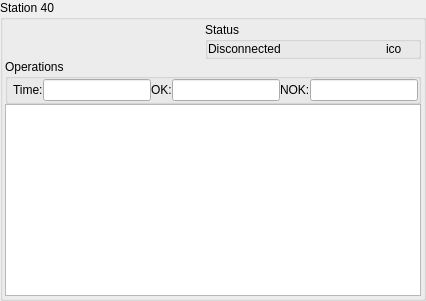
           <widget class="QGroupBox" name="groupBoxSt40">
            <property name="minimumSize">
             <size>
              <width>360</width>
              <height>200</height>
             </size>
            </property>
            <property name="maximumSize">
             <size>
              <width>16777215</width>
              <height>16777215</height>
             </size>
            </property>
            <property name="title">
             <string>Station 40</string>
            </property>
            <layout class="QGridLayout" name="gridLayout_5">
             <property name="leftMargin">
              <number>2</number>
             </property>
             <property name="topMargin">
              <number>2</number>
             </property>
             <property name="rightMargin">
              <number>2</number>
             </property>
             <property name="bottomMargin">
              <number>2</number>
             </property>
             <property name="spacing">
              <number>0</number>
             </property>
             <item row="0" column="0">
              <layout class="QGridLayout" name="gridLayoutSt40">
               <property name="spacing">
                <number>0</number>
               </property>
               <item row="0" column="1">
                <widget class="QGroupBox" name="groupBoxSt40Status">
                 <property name="title">
                  <string>Status</string>
                 </property>
                 <property name="flat">
                  <bool>true</bool>
                 </property>
                 <layout class="QHBoxLayout" name="horizontalLayout_11">
                  <property name="spacing">
                   <number>0</number>
                  </property>
                  <property name="leftMargin">
                   <number>0</number>
                  </property>
                  <property name="topMargin">
                   <number>0</number>
                  </property>
                  <property name="rightMargin">
                   <number>0</number>
                  </property>
                  <property name="bottomMargin">
                   <number>0</number>
                  </property>
                  <item>
                   <widget class="QLabel" name="labelSt40Status">
                    <property name="text">
                     <string>Disconnected</string>
                    </property>
                   </widget>
                  </item>
                  <item>
                   <widget class="QLabel" name="labelSt40Ico">
                    <property name="maximumSize">
                     <size>
                      <width>32</width>
                      <height>32</height>
                     </size>
                    </property>
                    <property name="text">
                     <string>ico</string>
                    </property>
                   </widget>
                  </item>
                 </layout>
                </widget>
               </item>
               <item row="0" column="0">
                <spacer name="horizontalSpacerSt40">
                 <property name="orientation">
                  <enum>Qt::Horizontal</enum>
                 </property>
                 <property name="sizeType">
                  <enum>QSizePolicy::Maximum</enum>
                 </property>
                 <property name="sizeHint" stdset="0">
                  <size>
                   <width>200</width>
                   <height>20</height>
                  </size>
                 </property>
                </spacer>
               </item>
              </layout>
             </item>
             <item row="1" column="0">
              <widget class="QGroupBox" name="groupBoxSt40_2">
               <property name="title">
                <string>Operations</string>
               </property>
               <property name="flat">
                <bool>true</bool>
               </property>
               <layout class="QHBoxLayout" name="horizontalLayout_12">
                <property name="spacing">
                 <number>0</number>
                </property>
                <property name="leftMargin">
                 <number>5</number>
                </property>
                <property name="topMargin">
                 <number>0</number>
                </property>
                <property name="rightMargin">
                 <number>0</number>
                </property>
                <property name="bottomMargin">
                 <number>0</number>
                </property>
                <item>
                 <widget class="QLabel" name="staticSt40Time">
                  <property name="text">
                   <string>Time:</string>
                  </property>
                 </widget>
                </item>
                <item>
                 <widget class="QLineEdit" name="lineEditSt40Time">
                  <property name="readOnly">
                   <bool>true</bool>
                  </property>
                 </widget>
                </item>
                <item>
                 <widget class="QLabel" name="staticSt40Ok">
                  <property name="text">
                   <string>OK:</string>
                  </property>
                 </widget>
                </item>
                <item>
                 <widget class="QLineEdit" name="lineEditSt40Ok">
                  <property name="readOnly">
                   <bool>true</bool>
                  </property>
                 </widget>
                </item>
                <item>
                 <widget class="QLabel" name="staticSt40Nok">
                  <property name="text">
                   <string>NOK:</string>
                  </property>
                 </widget>
                </item>
                <item>
                 <widget class="QLineEdit" name="lineEditSt40Nok">
                  <property name="readOnly">
                   <bool>true</bool>
                  </property>
                 </widget>
                </item>
               </layout>
              </widget>
             </item>
             <item row="2" column="0">
              <widget class="QPlainTextEdit" name="plainTextEditSt40">
               <property name="layoutDirection">
                <enum>Qt::LeftToRight</enum>
               </property>
               <property name="autoFillBackground">
                <bool>false</bool>
               </property>
               <property name="readOnly">
                <bool>true</bool>
               </property>
              </widget>
             </item>
            </layout>
           </widget>
